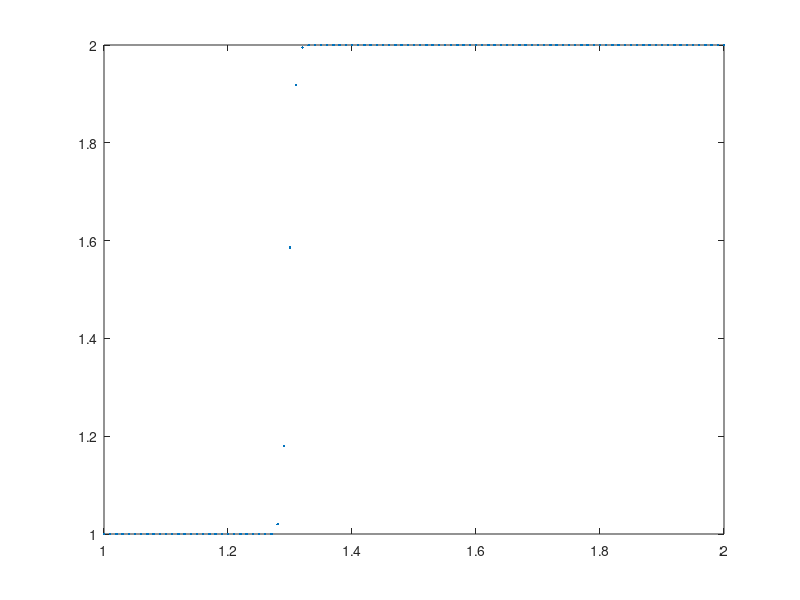

The MATLAB source for this figure: (Note: this script raises an error after producing the figure.)
%% 1D Linear Advection Equation
%
% du/dt + a du/dx = 0
%
% Subroutine for solving using TVD Method.
% by Manuel Diaz, manuel.ade'at'gmail.com 
% Institute of Applied Mechanics, 2012.08.12

clear all; close all; clc;

%% Parameters
a = -0.5;
a_m = min(0,a);
a_p = max(0,a);
dx = 0.01;
cfl = 0.9;
dt = cfl*dx/abs(a);
t_end = 0.4;

%% Discretization of Domain
x = 1:dx:2;
t = 0:dt:t_end;

%% Initial Condition
n = length(x);
%u_0 = zeros(1,n);
u_0(1:ceil(n/2)) = 1;
u_0((ceil(n/2)+1):n) = 2;

%% Main Loop

% Initilize vector variables
r = zeros(1,n);
F_rl = zeros(1,n);
F_rh = zeros(1,n);
F_ll = zeros(1,n);
F_lh = zeros(1,n);
F_right = zeros(1,n);
F_left  = zeros(1,n);
u_next = zeros(1,n);

% Load Initial condition
u = u_0;

% Start TVD Loop
for k = t
    for j = 2:n-1
        % smooth measurement factor 'r'
        if u(j) == u(j+1)
            r(j) = 1;
        elseif a > 0
            r(j) = (u(j) - u(j-1)) / (u(j+1) - u(j));
        elseif a < 0
            r(j) = (u(j+2) - u(j+1)) / (u(j+1) - u(j));
        end
        r(1) = 1; r(n) = 1;
    end
        
        % Define Flux Limiter function
        phi = (r + abs(r))./(1 + abs(r));
        
    for j = 2:n-1    
        % Compute fluxes for TVD
        F_rl(j) = a_p*u(j) + a_m*u(j+1);
        F_rh(j) = (1/2)*a*(u(j)+u(j+1)) - (1/2)*(a^2)*(dt/dx)*(u(j+1)-u(j));
        
        F_ll(j) = a_p*u(j-1) + a_m*u(j);
        F_lh(j) = (1/2)*a*(u(j-1)+u(j)) - (1/2)*(a^2)*(dt/dx)*(u(j)-u(j-1));
        
        % Compute next time step
        F_right(j) = F_rl(j) + phi(j)*( F_rh(j) - F_rl(j) );
        F_left(j)  = F_ll(j) + phi(j-1)*( F_lh(j) - F_ll(j) );
        
        u_next(j) = u(j) - dt/dx*(F_right(j) - F_left(j));
    end
    
        % right sided Upwind
        %u_next(j) = u(j) - a*dt/dx*(u(j)-u(j-1)); 
        
        % letf sided Upwind
        %u_next(j) = u(j) - a*dt/dx*(u(j+1)-u(j)); 
        
        % Lax-Wendroff 
        %u_next(j) = u(j) - dt/(2*dx)*a*(u(j+1)-u(j-1)) ...
        %   +(dt^2/2)/(dx^2)*(a^2)*(u(j+1)-2*u(j)+u(j-1)); % LW
        
        % Double sided Upwind
        %u_next(j) = u(j)-a_p*dt/dx*(u(j)-u(j-1))-a_m*dt/dx*(u(j+1)-u(j));
    
        % BC
        u_next(1) = u_next(2);
        u_next(n) = u_next(n-1);
    
        % UPDATE info
        u = u_next(1:n);
end
    
%% Plot Results
plot(x,u,'.'); Ylim([0.5,2.5]); Title('TVD'); 
xlabel('X-Coordinate [-]'); ylabel('U-state [-]');
